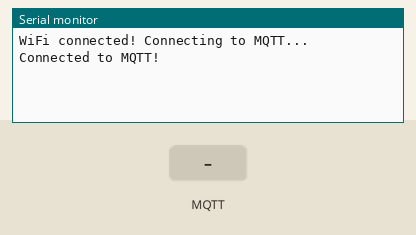
This sketch was run on a simulated ESP32. On the bench: the last lines printed to the serial monitor. The inputs (shaded band) are chosen by the test bench. WiFi joins after 1.5 s; servers stay silent unless stated; no MQTT or app messages arrive unless stated.

Above: at 2.4 s.
2.5 s: MQTT message "1" arrives on the first subscribed topic
At 3.7 s:
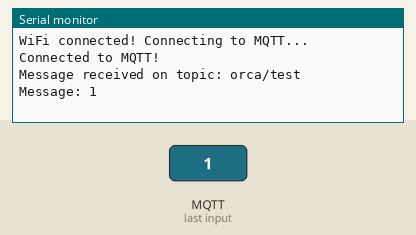
4.0 s: MQTT message "on" arrives on the first subscribed topic
At 5.1 s:
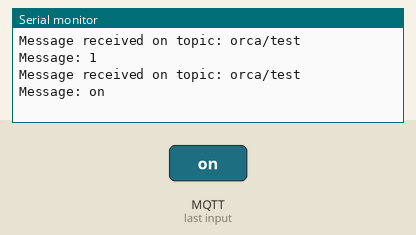
5.5 s: MQTT message "off" arrives on the first subscribed topic
At 6.3 s:
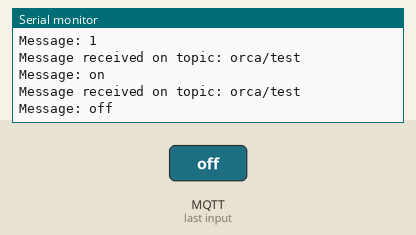

The sketch:

basic-async-mqtt.ino
```cpp
#include <WiFi.h>
#include <AsyncMqttClient.h>

#include "secrets.h"  // credentials (gitignored; see secrets.example.h)

// MQTT broker information
#define MQTT_HOST "broker.hivemq.com"
// #define MQTT_HOST "test.mosquitto.org"
#define MQTT_PORT 1883
#define MQTT_TOPIC "orca/test"

AsyncMqttClient mqttClient;

void WiFiEvent(WiFiEvent_t event) {
  switch(event) {
    case ARDUINO_EVENT_WIFI_STA_GOT_IP:
      Serial.print("WiFi connected! Connecting to MQTT... ");
      mqttClient.connect();  // Connect to MQTT server
      break;
    case ARDUINO_EVENT_WIFI_STA_DISCONNECTED:
      Serial.println("WiFi lost, reconnecting...");
      WiFi.begin(WIFI_SSID, WIFI_PASSWORD);  // Reconnect to Wi-Fi
      break;
  }
}

void onMqttConnect(bool sessionPresent) {
  Serial.println("Connected to MQTT!");
  mqttClient.subscribe(MQTT_TOPIC, 0);  // Subscribe to MQTT topic
}

void onMqttMessage(char* topic, char* payload, AsyncMqttClientMessageProperties properties, size_t len, size_t index, size_t total) {
  Serial.println("Message received on topic: " + String(topic));
  Serial.print("Message: ");
  for (size_t i = 0; i < len; i++) {
    Serial.print((char)payload[i]);  // Print received message
  }
  Serial.println();
}

void setup() {
  Serial.begin(115200);
  WiFi.onEvent(WiFiEvent);
  WiFi.begin(WIFI_SSID, WIFI_PASSWORD);

  // Setup MQTT Client
  mqttClient.onConnect(onMqttConnect);
  mqttClient.onMessage(onMqttMessage);
  mqttClient.setServer(MQTT_HOST, MQTT_PORT);
}

void loop() {
  static unsigned long lastPublish = 0;
  if (mqttClient.connected() && millis() - lastPublish > 1000) {
    lastPublish = millis();
    mqttClient.publish(MQTT_TOPIC, 0, false, "Hello from ESP32!");  // Publish message to MQTT
  }
}
```

secrets.example.h
```cpp
// Copy this file to secrets.h and fill in your own values.
#pragma once

#define WIFI_SSID "REDACTED"
#define WIFI_PASSWORD "REDACTED"
```

Measured:
- after the input at 2.5 s, the serial monitor: prints a new line at once (image 1)
- after the input at 4.0 s, the serial monitor: prints a new line at once (image 2)
- after the input at 5.5 s, the serial monitor: prints a new line at once (image 3)
